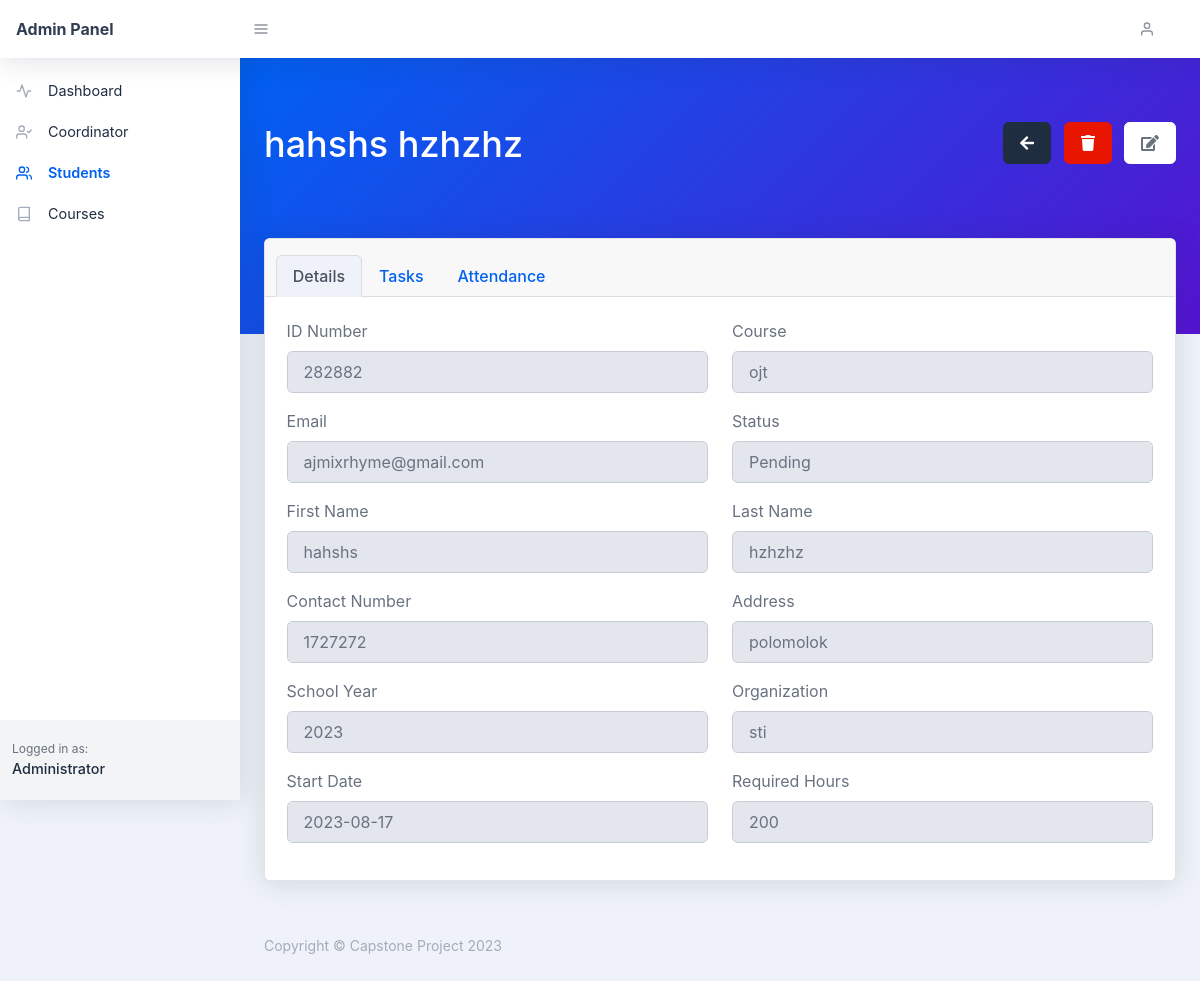
The app's page /admin/student.php?student_id=70 (signed in) with its own data.
### tables this page shows
CREATE TABLE `tbl_student` (
  `student_id` int(11) NOT NULL,
  `student_id_number` text NOT NULL,
  `first_name` text NOT NULL,
  `last_name` text NOT NULL,
  `course_id` int(11) NOT NULL,
  `contact_number` text NOT NULL,
  `address` text NOT NULL,
  `school_year` text NOT NULL,
  `organization_id` int(11) NOT NULL,
  `start_date` text NOT NULL,
  `required_hours` text NOT NULL,
  `isVerified` text NOT NULL
);

CREATE TABLE `tbl_course` (
  `course_id` int(11) NOT NULL,
  `course_code` text NOT NULL,
  `course_name` text NOT NULL
);

CREATE TABLE `tbl_user` (
  `user_id` int(11) NOT NULL,
  `user_email` text NOT NULL,
  `user_password` text NOT NULL,
  `user_status` text NOT NULL,
  `user_role` text NOT NULL,
  `created_at` timestamp NOT NULL DEFAULT current_timestamp() ON UPDATE current_timestamp(),
  `isVerified` text NOT NULL
);

CREATE TABLE `tbl_organization` (
  `organization_id` int(11) NOT NULL,
  `organization_name` text NOT NULL,
  `organization_description` text NOT NULL,
  `organization_contact_number` text NOT NULL,
  `organization_address` text NOT NULL,
  `organization_email` text NOT NULL
);

### classes/AutoLoader.php (called while the page is built, shortened)
<?php
function myAutoLoader($className) {
    $url = $_SERVER['HTTP_HOST'].$_SERVER['REQUEST_URI'];
    if (strpos($url, 'classes') !== false) {
        $path = '../../classes/';
    } else {
        $path = '../classes/';
    }
    $extension = '.class.php';
}

### config/Database.class.php (called while the page is built, shortened)
<?php
class Database
{
    protected $hostname = "localhost";
    protected $username = "root";
    protected $password = "arzelzolina10";
    protected $database = "ojt_rms_system";
    public function __construct()
    {
        try {
            $this->connection = new PDO("mysql:host=$this->hostname;dbname=$this->database", $this->username, $this->password);
        } catch (PDOException $e) {
            echo "Connection failed: " . $e->getMessage();
        }
    }
}

### admin/init.php (called while the page is built, shortened)
<?php
require_once('../classes/AutoLoader.php');
$get_organization = new Organization();
$get_student = new Student();

### classes/Student.class.php (called while the page is built, shortened)
<?php
require_once('../config/Database.class.php');
class Student extends Database{
    public function getStudent($id){
        $sql = "SELECT * FROM tbl_student INNER JOIN tbl_user ON tbl_student.student_id = tbl_user.user_id INNER JOIN tbl_course ON tbl_student.course_id = tbl_course.course_id INNER JOIN tbl_organization ON tbl_student.organization_id = tbl_organization.organization_id WHERE tbl_student.student_id = ?";
        $stmt = $this->connection->prepare($sql);
        $stmt->execute([$id]);
        $result = $stmt->fetch();
        return $result;
    }
}

### classes/Organization.class.php (called while the page is built, shortened)
<?php
require_once('../config/Database.class.php');
class Organization extends Database{
    public function getOrganization($id){
        $sql = "SELECT * FROM tbl_organization WHERE organization_id = ?";
        $stmt = $this->connection->prepare($sql);
        $stmt->execute([$id]);
        $result = $stmt->fetch();
        return $result;
    }
}

### admin/student.php (the view, shortened to what this page needs)
<?php
require_once('init.php');
$student_id = $_GET['student_id'];
$student = $get_student->getStudent($student_id);
?>
<?php require_once('components/header.php'); ?>
<?php require_once('components/sidebar.php'); ?>
<div id="layoutSidenav_content">
    <main>
        <div class="page-header pb-10 page-header-dark bg-gradient-primary-to-secondary">
            <div class="container-fluid">
                <div class="page-header-content">
                    <h1 class="page-header-title d-inline-block">
                        <span>
                            <?= $student['first_name'] . ' ' . $student['last_name']; ?>
                        </span>
                    </h1>
                    <div class="float-right">
                        <a class="btn btn-dark btn-icon-split ml-2" href="students.php">
                            <span class="icon text-white-600">
                                <i class="fas fa-arrow-left"></i>
                            </span>
                        </a>
                        <a class="btn btn-danger btn-icon-split ml-2" href="javascript:void(0);" data-toggle="modal"
                            data-target="#deletestudentModal">
                            <span class="icon text-white-600">
                                <i class="fas fa-trash"></i>
                            </span>
                        </a>
                        <a class="btn btn-white btn-icon-split ml-2" href="javascript:void(0);" data-toggle="modal"
                            data-target="#editstudentModal">
                            <span class="icon text-gray-600">
                                <i class="fas fa-edit"></i>
                            </span>
                        </a>
                    </div>
                </div>
            </div>
        </div>
        <div class="container-fluid mt-n10">
            <div class="card mb-4">
                <div class="card-header">
                    <ul class="nav nav-tabs card-header-tabs" id="myTab" role="tablist">
                        <li class="nav-item">
                            <a class="nav-link active" id="students-tab" data-toggle="tab" data-target="#students"
                                href="#students" role="tab" aria-controls="students" aria-selected="false">
                                Details</a>
                        </li>
                        <li class="nav-item">
                            <a class="nav-link" id="tasks-tab" data-toggle="tab" data-target="#tasks" href="#tasks"
                                role="tab" aria-controls="tasks" aria-selected="false">
                                Tasks</a>
                        </li>
                        <li class="nav-item">
                            <a class="nav-link" id="attendance-tab" data-toggle="tab" data-target="#attendance"
                                href="#attendance" role="tab" aria-controls="attendance" aria-selected="false">
                                Attendance</a>
                        </li>
                    </ul>
                </div>
                <div class="card-body">
                    <div class="tab-content" id="myTabContent">
                        <div class="tab-pane fade show active" id="students" role="tabpanel"
                            aria-labelledby="students-tab">
                            <div class="row">
                                <div class="col-md-6">
                                    <div class="form-group">
                                        <label for="student_id_number">ID Number</label>
                                        <input type="text" class="form-control" id="student_id_number"
                                            name="student_id_number" value="<?= $student['student_id_number']; ?>"
                                            disabled>
                                    </div>
                                </div>
                                <div class="col-md-6">
                                    <div class="form-group">
                                        <label for="course_id">Course</label>
                                        <input type="text" class="form-control" id="course_id" name="course_id"
                                            value="<?= $student['course_name']; ?>" disabled>
                                    </div>
                                </div>
                                <div class="col-md-6">
                                    <div class="form-group">
                                        <label for="email">Email</label>
                                        <input type="text" class="form-control" id="email" name="email"
                                            value="<?= $student['user_email']; ?>" disabled>
                                    </div>
                                </div>
                                <div class="col-md-6">
                                    <div class="form-group">
                                        <label for="status">Status</label>
                                        <input type="text" class="form-control" id="status" name="status"
                                            value="<?= $student['user_status']; ?>" disabled>
                                    </div>
                                </div>
                                <div class="col-md-6">
                                    <div class="form-group">
                                        <label for="first_name">First Name</label>
                                        <input type="text" class="form-control" id="first_name" name="first_name"
                                            value="<?= $student['first_name']; ?>" disabled>
                                    </div>
                                </div>
                                <div class="col-md-6">
                                    <div class="form-group">
                                        <label for="last_name">Last Name</label>
                                        <input type="text" class="form-control" id="last_name" name="last_name"
                                            value="<?= $student['last_name']; ?>" disabled>
                                    </div>
                                </div>
                                <div class="col-md-6">
                                    <div class="form-group">
                                        <label for="contact_number">Contact Number</label>
                                        <input type="text" class="form-control" id="contact_number"
                                            name="contact_number" value="<?= $student['contact_number']; ?>" disabled>
                                    </div>
                                </div>
                                <div class="col-md-6">
                                    <div class="form-group">
                                        <label for="address">Address</label>
                                        <input type="text" class="form-control" id="address" name="address"
                                            value="<?= $student['address']; ?>" disabled>
                                    </div>
                                </div>
                                <div class="col-md-6">
                                    <div class="form-group">
                                        <label for="school_year">School Year</label>
                                        <input type="text" class="form-control" id="school_year" name="school_year"
                                            value="<?= $student['school_year']; ?>" disabled>
                                    </div>
                                </div>
                                <div class="col-md-6">
                                    <div class="form-group">
                                        <label for="organization">Organization</label>
                                        <input type="text" class="form-control" id="organization" name="organization"
                                            value="<?= $get_organization->getOrganization($student['organization_id'])['organization_name']; ?>" disabled>
                                    </div>
                                </div>
                                <div class="col-md-6">
                                    <div class="form-group">
                                        <label for="start_date">Start Date</label>
                                        <input type="text" class="form-control" id="start_date" name="start_date"
                                            value="<?= $student['start_date']; ?>" disabled>
                                    </div>
                                </div>
                                <div class="col-md-6">
                                    <div class="form-group">
                                        <label for="required_hours">Required Hours</label>
                                        <input type="text" class="form-control" id="required_hours"
                                            name="required_hours" value="<?= $student['required_hours']; ?>" disabled>
                                    </div>
                                </div>
                            </div>
                        </div>
                    </div>
                </div>
    </main>
    <?php require_once('components/footer.php'); ?>

### records on screen
tbl_student: first_name "hahshs", last_name "hzhzhz", student_id_number "282882", course_id "ojt", email "ajmixrhyme@gmail.com", status "Pending", contact_number "1727272", address "polomolok", school_year "2023", organization "sti", start_date "2023-08-17", required_hours "200"
